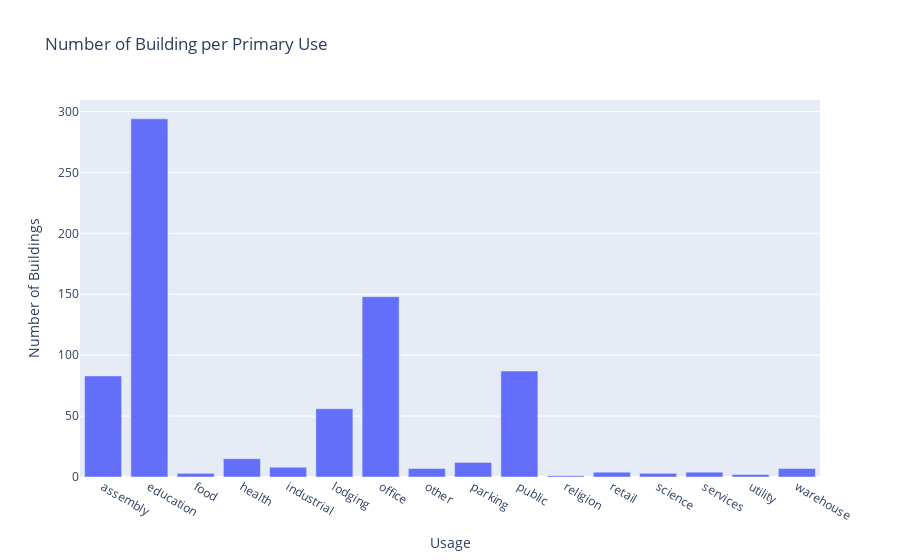

Source (notebook cell):
### Markdown cell above
## Investigate data by primary use

### Code cell
usage_counts_df = usage_counts.reset_index()
usage_counts_df.columns = ['Usage', 'Number of Buildings']
fig = px.bar(usage_counts_df, x='Usage', y = 'Number of Buildings', title = 'Number of Building per Primary Use')
fig.show()

### Figure 1 — Plotly figure (JSON) as saved in the notebook; plotly's stock layout.template omitted (floating-point values rounded to 4 significant figures)
{"data": [{"hovertemplate": "Usage=%{x}<br>Number of Buildings=%{y}<extra></extra>", "legendgroup": "", "marker": {"color": "#636efa", "pattern": {"shape": ""}}, "name": "", "orientation": "v", "showlegend": false, "textposition": "auto", "type": "bar", "x": ["assembly", "education", "food", "health", "industrial", "lodging", "office", "other", "parking", "public", "religion", "retail", "science", "services", "utility", "warehouse"], "xaxis": "x", "y": [83, 294, 3, 15, 8, 56, 148, 7, 12, 87, 1, 4, 3, 4, 2, 7], "yaxis": "y"}], "layout": {"barmode": "relative", "legend": {"tracegroupgap": 0}, "title": {"text": "Number of Building per Primary Use"}, "xaxis": {"anchor": "y", "domain": [0, 1], "title": {"text": "Usage"}}, "yaxis": {"anchor": "x", "domain": [0, 1], "title": {"text": "Number of Buildings"}}}}
